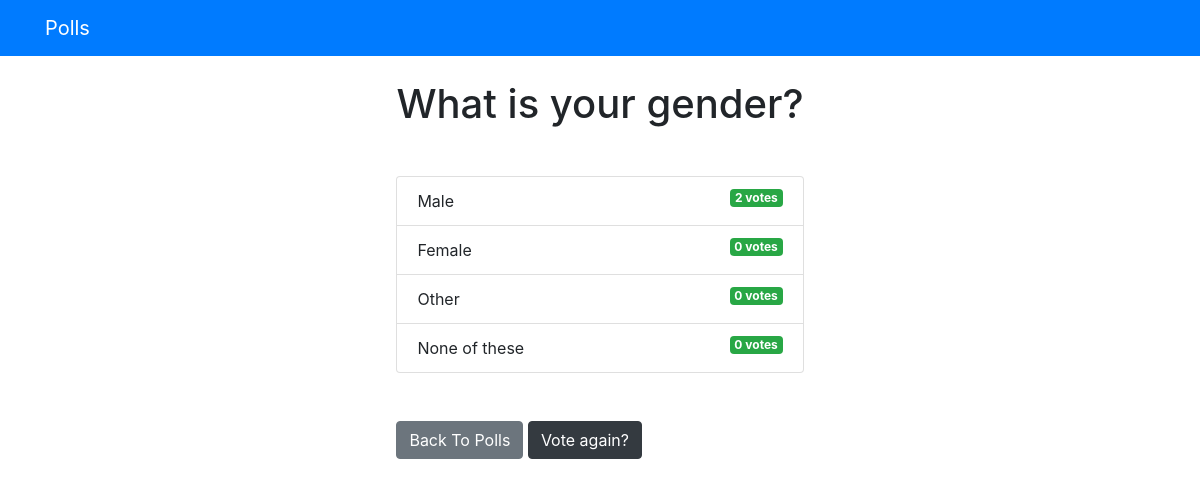
Page /polls/1/results/ on the committed database.
### polls/models.py (models this page shows, shortened)
class Question(models.Model):
    question_text = models.CharField(max_length=200)
    pub_date = models.DateTimeField(default=timezone.now)

class Choice(models.Model):
    question = models.ForeignKey(Question, on_delete=models.CASCADE)
    choice_text = models.CharField(max_length=200)
    votes = models.IntegerField(default=0)

### polls/views.py (the view)
# urls.py: path('<int:question_id>/results/', results, name ='results'),
def results(request, question_id):
    question = get_object_or_404(Question, pk = question_id)
    return render(request, 'polls/results.html', {'question': question})

### templates/polls/results.html
{% extends 'base.html' %}
{% block content %}
    <h1 class="mb-5 text-center">{{ question.question_text }}</h1>
    <ul class="list-group mb-5">
        {% for choice in question.choice_set.all %}
            <li class="list-group-item">
                {{ choice.choice_text }} <span class="badge badge-success float-right">{{ choice.votes }}
                    vote{{ choice.votes | pluralize }}</span>
            </li>
        {% endfor %}
    </ul>
    <a class="btn btn-secondary" href="{% url 'polls' %}">Back To Polls</a>
    <a class="btn btn-dark" href="{% url 'detail' question.id %}">Vote again?</a>
{% endblock %}

### rows in the picture
Question: question_text "What is your gender?"
Choice: choice_text "Male", votes "2", votes|pluralize "s"
Choice: choice_text "Female", votes "0", votes|pluralize "s"
Choice: choice_text "Other", votes "0", votes|pluralize "s"
Choice: choice_text "None of these", votes "0", votes|pluralize "s"
